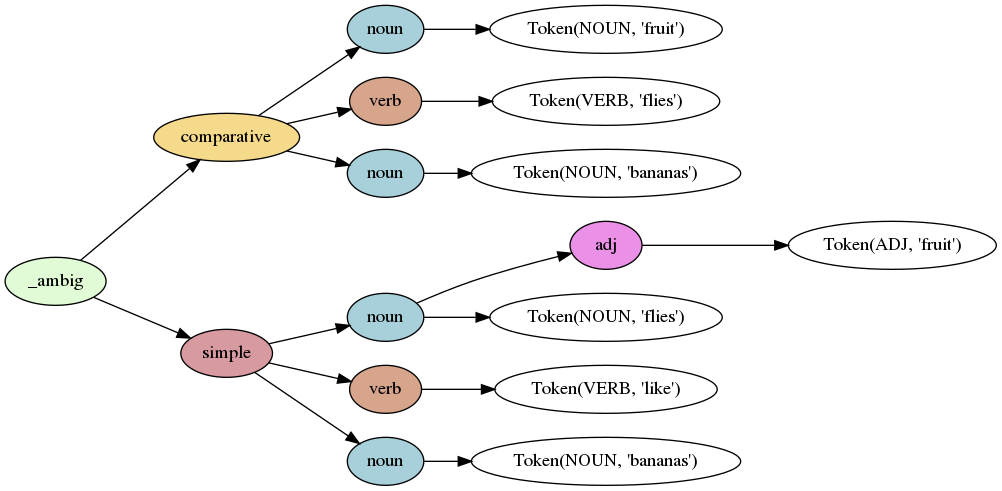

Generate this figure with Python:
#
# This example shows how to use get explicit ambiguity from Lark's Earley parser.
#

import sys
from lark import Lark, tree

grammar = """
    sentence: noun verb noun        -> simple
            | noun verb "like" noun -> comparative

    noun: adj? NOUN
    verb: VERB
    adj: ADJ

    NOUN: "flies" | "bananas" | "fruit"
    VERB: "like" | "flies"
    ADJ: "fruit"

    %import common.WS
    %ignore WS
"""

parser = Lark(grammar, start='sentence', ambiguity='explicit')

sentence = 'fruit flies like bananas'

def make_png(filename):
    tree.pydot__tree_to_png( parser.parse(sentence), filename)

if __name__ == '__main__':
    print(parser.parse(sentence).pretty())
    # make_png(sys.argv[1])

# Output:
#
# _ambig
#   comparative
#     noun	fruit
#     verb	flies
#     noun	bananas
#   simple
#     noun
#       fruit
#       flies
#     verb	like
#     noun	bananas
#
# (or view a nicer version at "./fruitflies.png")
